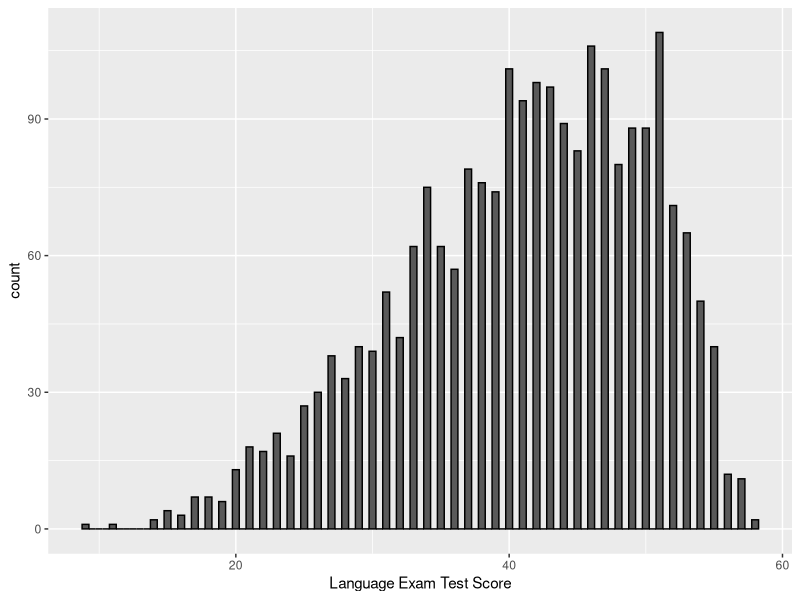
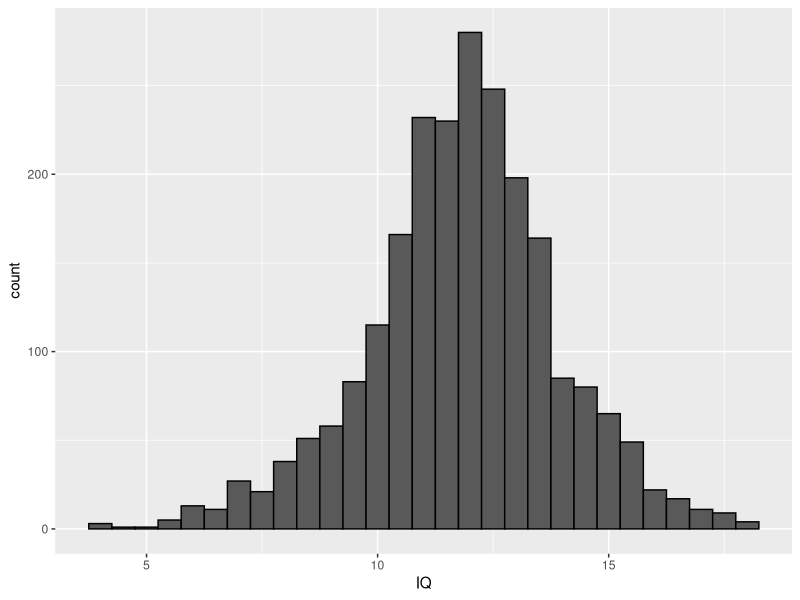
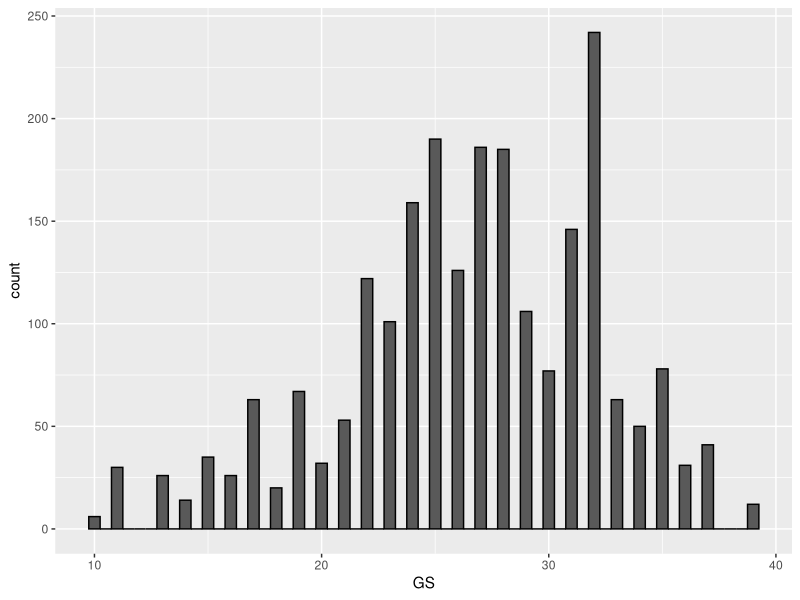
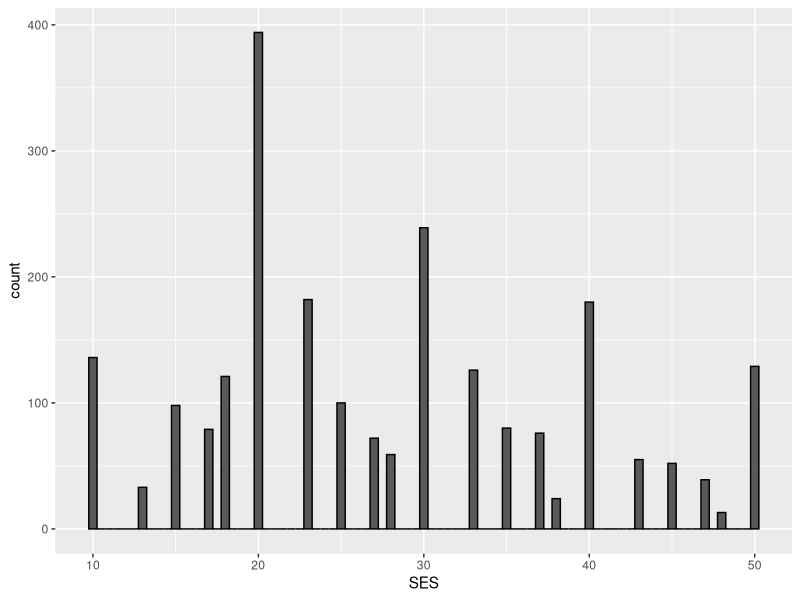
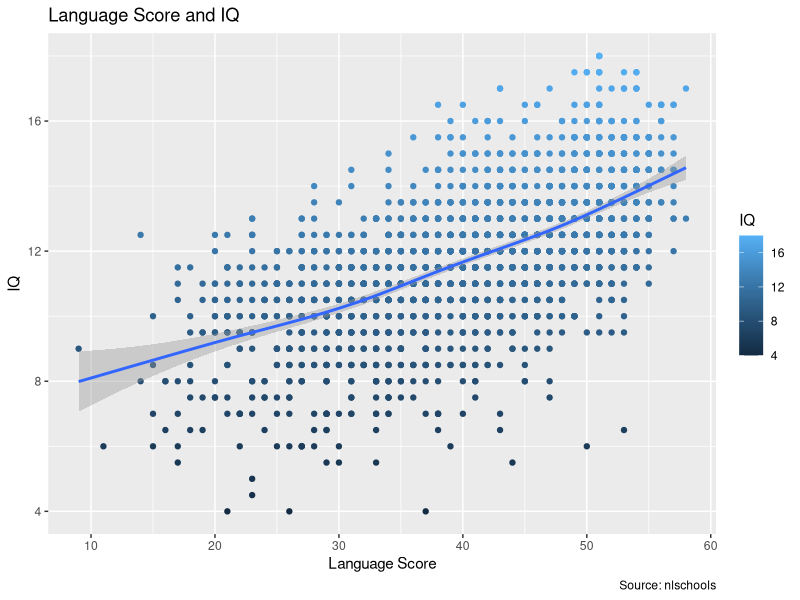
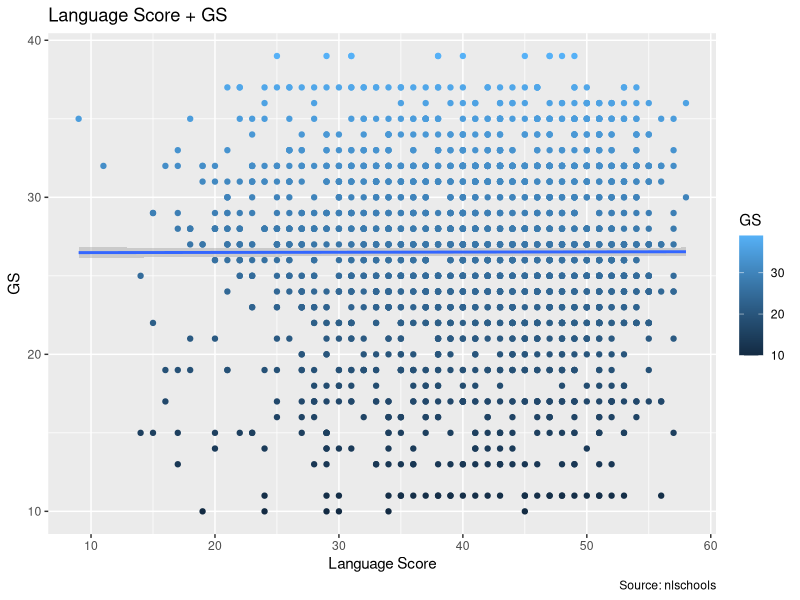
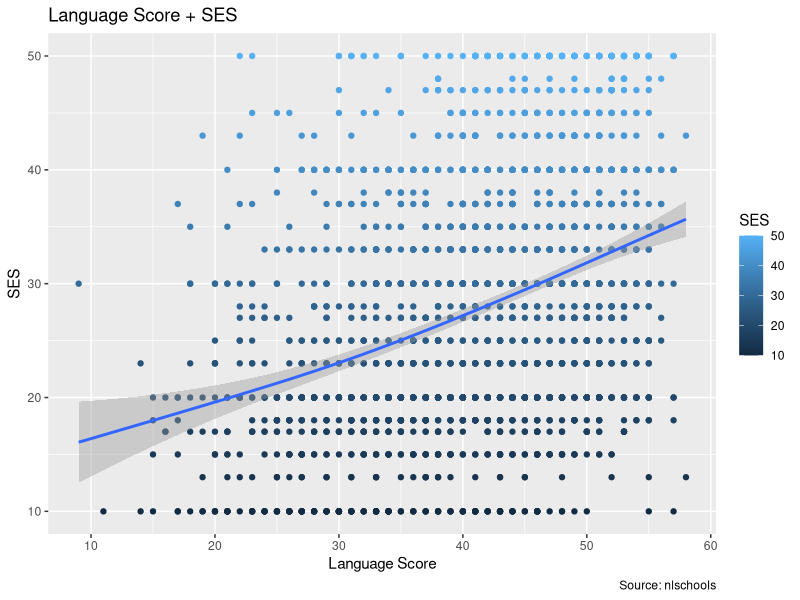
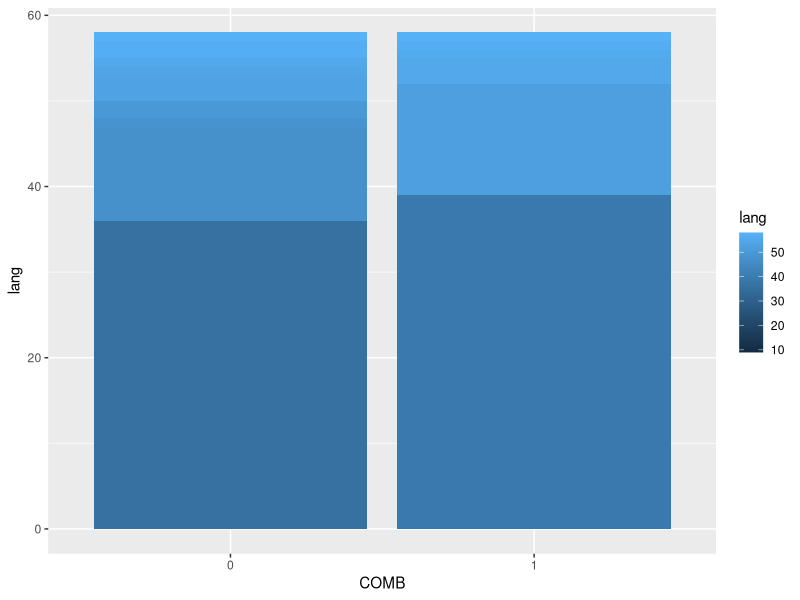

Recreate these plots in R, in order.
## ---- chunk 1
library("MASS")
library(ggplot2)
library(dplyr, warn.conflicts = FALSE)
library(reshape2)
data <- nlschools

#Count the number of rows in the dataset
total.rows <- count(data)

# Average Language Exam
avg.lang <- mean(data$lang)

# Standard Deviation in the Language Exam
sd.lang <- sd(data$lang)
## ---- chunk 2
# Dataset Summary
data.summary <- summary(nlschools)

knitr::kable(data.summary,
             caption = "Table 1: Summary of the Dataset",
             digits = 2)
## ---- chunk 3
# Suppress summarise info
options(dplyr.summarise.inform = FALSE)
# Discrepancies by Class
class.disc <- data %>%
    group_by(class, GS, COMB) %>%
    summarise(avg.IQ = mean(IQ), sd.IQ = sd(IQ), avg.SES = mean(SES), sd.SES = sd(SES), avg.lang = mean(lang), sd.lang = sd(lang))
## ---- chunk 4
# Highest standard deviation in IQ
top.IQ.sd <- head(select(
  as_tibble(class.disc %>% 
    arrange(desc(sd.IQ))),
  sd.IQ, avg.IQ, class, GS, avg.lang, sd.lang , avg.SES, sd.SES), n=5)

knitr::kable(top.IQ.sd,
             caption = "Table 2: The classes with the highest standard deviation in IQ",
             digits = 2)
## ---- chunk 5
# Lowest standard deviation in IQ
btm.IQ.sd <- tail(select(
  as_tibble(class.disc %>% 
    arrange(desc(sd.IQ))),
  sd.IQ, avg.IQ, class, GS, COMB, avg.lang, sd.lang , avg.SES, sd.SES), n=5) %>%     
    arrange(sd.IQ)

knitr::kable(btm.IQ.sd,
             caption = "Table 3: The classes with the lowest standard deviation in IQ",
             digits = 2)
## ---- chunk 6
# Highest standard deviation in SES
top.SES.sd <- head(select(
  as_tibble(class.disc %>% 
    arrange(desc(sd.SES))),
  sd.SES, avg.SES, class, COMB, GS, avg.lang, sd.lang , avg.IQ, sd.IQ), n=5)

knitr::kable(top.SES.sd,
             caption = "Table 4: The classes with the highest standard deviation in SES",
             digits = 2)
## ---- chunk 7
# Lowest standard deviation in SES
btm.SES.sd <- tail(select(
  as_tibble(class.disc %>% 
    arrange(desc(sd.SES))),
  sd.SES, avg.SES, class, GS, COMB, avg.lang, sd.lang , avg.IQ, sd.IQ), n=5) %>%
    arrange(sd.SES)


knitr::kable(btm.SES.sd,
             caption = "Table 5: The classes with the lowest standard deviation in SES",
             digits = 2)
## ---- chunk 8
# Class with the highest language scores
top.lang.scores <- head(select(
  as_tibble(class.disc %>% 
    arrange(desc(avg.lang))),
  avg.lang, sd.lang, class, GS, COMB, avg.IQ, sd.IQ, avg.SES, sd.SES), n=5)

knitr::kable(top.lang.scores,
             caption = "Table 2: The top 5 classes with the highest language scores",
             digits = 2)
## ---- chunk 9
# Class with the highest language scores
bottom.lang.scores <- tail(select(
  as_tibble(class.disc %>% 
    arrange(desc(avg.lang))),
  avg.lang, sd.lang, class, GS, COMB, avg.IQ, sd.IQ, avg.SES, sd.SES), n=5) %>% 
    arrange(avg.lang)

knitr::kable(bottom.lang.scores,
             caption = "Table 3: The bottom classes with the lowest language scores",
             digits = 2)
## ---- chunk 10
# Class name and Average IQ
# class.iq <- ggplot(aes(x = class, y = IQ), data = nlschools)
q <- c(.25, .5, .75, 1)

ggplot(nlschools, aes(x = lang)) +
  geom_histogram(col = "black", binwidth=.5) +
  labs(x = "Language Exam Test Score")

ggplot(nlschools, aes(x = IQ)) +
  geom_histogram(col = "black", binwidth=.5) +
  labs(x = "IQ")

ggplot(nlschools, aes(x = GS)) +
  geom_histogram(col = "black", binwidth=.5) +
  labs(x = "GS")

ggplot(nlschools, aes(x = SES)) +
  geom_histogram(col = "black", binwidth=.5) +
  labs(x = "SES")

## ---- chunk 11
# language score and verbal IQ
#class.ses <- ggplot(aes(x = class, y = SES), data = nlschools)
#class.ses + 
#  stat_summary(fun = "mean", geom = "bar") +
#    labs(
#       x="class",
#       y="SES",
#       title="Average Student SES by Class", 
#       caption="Source: nlschools")

## ---- chunk 12
data <- nlschools

# language score, verbal IQ by class
p1 <- ggplot(data, mapping = aes(x = lang , y = IQ, colour = IQ))

p1 + 
  geom_point(aes()) +
  geom_smooth(show.legend = TRUE, method = 'gam') +
    labs( x="Language Score",
       y="IQ",
       title="Language Score and IQ", 
       caption="Source: nlschools")

# language score, verbal IQ by COMB
p2 <- ggplot(data, mapping = aes(x = lang , y = GS, colour = GS))
p2 + 
  geom_point(aes()) +
  geom_smooth(show.legend = TRUE, method = 'gam') +
  # stat_qq() +
  # stat_qq_line() +
    labs( x="Language Score",
       y="GS",
       title="Language Score + GS", 
       caption="Source: nlschools")


# language score, SES
p3 <- ggplot(data, mapping = aes(x = lang , y = SES, colour = SES))
p3 + 
  geom_point(aes()) +
  geom_smooth() +
  # stat_qq() +
  # stat_qq_line() +
    labs( x="Language Score",
       y="SES",
       title="Language Score + SES", 
       caption="Source: nlschools")

# language score, verbal IQ by COMB
# p3 <- ggplot(data, mapping = aes(fill=lang, x = lang , y = COMB, colour = COMB))
# p3 + 
#   geom_point(aes()) +
#   geom_smooth() +
#     labs( x="Language Score",
#        y="COMB",
#        title="Language Score + COMB", 
#        caption="Source: nlschools")

#Average language exam test score by COMB
ggplot(aes(fill=lang, x = COMB, y = lang), data = data) + 
  geom_bar(position="dodge", stat="identity")
    
ggplot(aes(fill=lang, x = COMB, y = lang), data = data) + 
  stat_summary(fun = "mean", geom = "bar")

sd.class.lang <- data %>%
    group_by(COMB) %>%
    dplyr::summarise(avg.IQ = mean(IQ), sd.IQ = sd(IQ), avg.SES = mean(SES), sd.ses = sd(SES), avg.lang = mean(lang), sd.lang = sd(lang), count.lang = length(lang))
sd.class.lang  

# sd.class.lang <- data %>%
#     group_by(class, GS) %>%
#     summarise(avg.IQ = mean(IQ), sd.IQ = sd(IQ), avg.SES = mean(SES), sd.ses = sd(SES), avg.lang = mean(lang), sd.lang = sd(lang))

